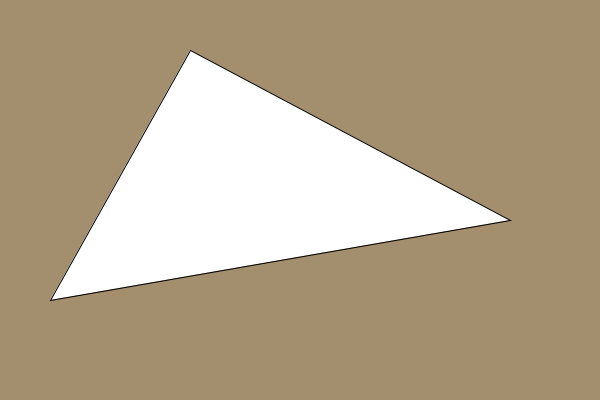
Frame 1 (no input)
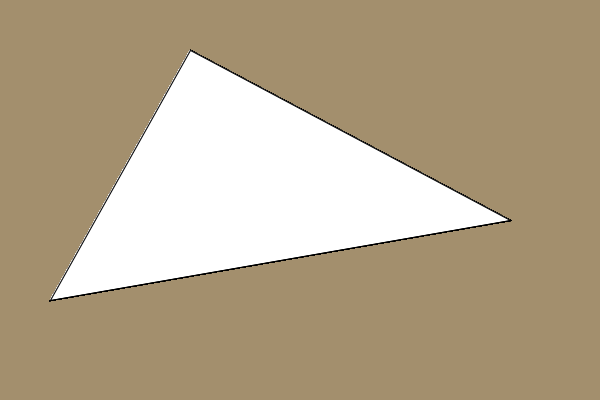
Frame 60 (the mouse pressed at the canvas centre just before this capture)
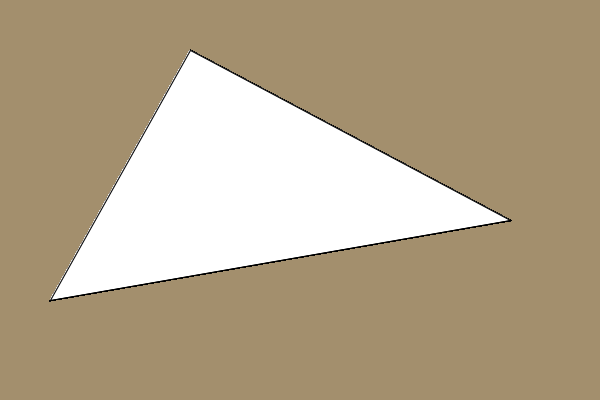
Frame 120 (the mouse held since frame 60 and released just before this capture)

The Processing sketch that drew these frames (run headless with seeded random() and noise(); from frame 60 on, the mouse is pressed at the canvas centre):

// Processing sketch: triangle1
// ── triangle1.pde
void setup() { 
   size(600, 400);
   background(163, 143, 109);
}  

void draw() {
   triangle(50, 300, 510, 220, 190, 50);
}
